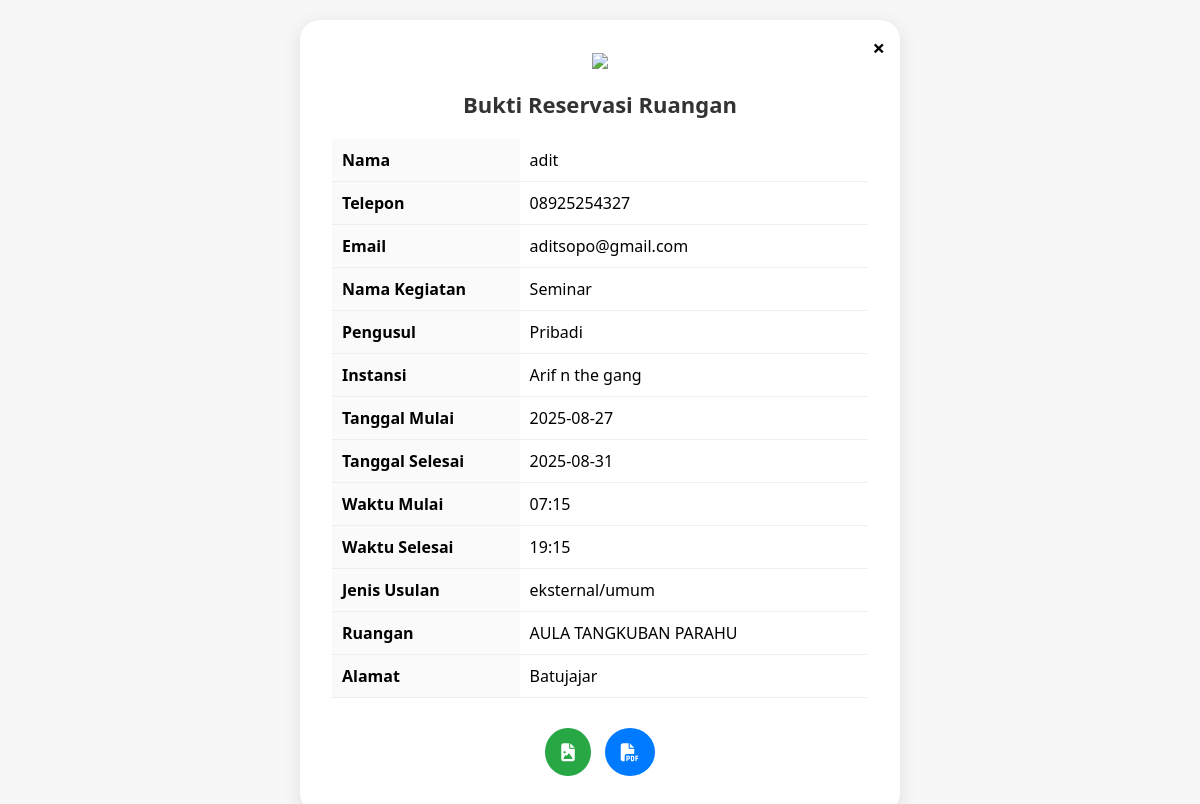
/bukti_reservasi.php?id=79, run on the app's committed database.
### tables this page shows
CREATE TABLE `reservasi` (
  `id` int(11) NOT NULL,
  `Nama` varchar(225) NOT NULL,
  `NoHP` varchar(225) NOT NULL,
  `Email` varchar(225) NOT NULL,
  `NamaKegiatan` varchar(225) NOT NULL,
  `Pengusul` varchar(225) NOT NULL,
  `Namainstansi` varchar(225) NOT NULL,
  `Alamat` varchar(225) NOT NULL,
  `TanggalAwal` varchar(255) NOT NULL,
  `TanggalAkhir` varchar(255) NOT NULL,
  `WaktuAwal` varchar(255) NOT NULL,
  `WaktuAkhir` varchar(255) NOT NULL,
  `JenisUsulan` varchar(225) NOT NULL,
  `Ruangan` varchar(255) DEFAULT NULL,
  `status` enum('pending','proses','disetujui','ditolak') DEFAULT 'pending',
  `lampiran` varchar(255) DEFAULT NULL
);

### bukti_reservasi.php (the view, shortened to what this page needs)
<?php
include 'koneksi.php';
if (isset($_GET['id'])) {
  $id = intval($_GET['id']);
} elseif (isset($_SESSION['reservasi_id'])) {
  $id = $_SESSION['reservasi_id'];
} else {
  header("Location: reservasi.php");
  exit;
}
$query = mysqli_query($koneksi, "SELECT * FROM reservasi WHERE id='$id'");
$data = mysqli_fetch_assoc($query);
?>
<!DOCTYPE html>
<html lang="id">
<head>
  <link rel="stylesheet" href="https://cdnjs.cloudflare.com/ajax/libs/font-awesome/6.5.0/css/all.min.css">
</head>
<body>
  <div class="container">
    <div id="capture" class="card">
      <button class="close-btn no-print" onclick="window.location.href='Dashboard2.php'">×</button>
      <div class="logo"><img src="../ASSET/logo bbpmp baru.png"></div>
      <h2>Bukti Reservasi Ruangan</h2>
      <table>
        <tr>
          <td class="label">Nama</td>
          <td class="value"><?= htmlspecialchars($data['Nama']) ?></td>
        </tr>
        <tr>
          <td class="label">Telepon</td>
          <td class="value"><?= htmlspecialchars($data['NoHP']) ?></td>
        </tr>
        <tr>
          <td class="label">Email</td>
          <td class="value"><?= htmlspecialchars($data['Email']) ?></td>
        </tr>
        <tr>
          <td class="label">Nama Kegiatan</td>
          <td class="value"><?= htmlspecialchars($data['NamaKegiatan']) ?></td>
        </tr>
        <tr>
          <td class="label">Pengusul</td>
          <td class="value"><?= htmlspecialchars($data['Pengusul']) ?></td>
        </tr>
        <tr>
          <td class="label">Instansi</td>
          <td class="value"><?= htmlspecialchars($data['Namainstansi']) ?></td>
        </tr>
        <tr>
          <td class="label">Tanggal Mulai</td>
          <td class="value"><?= htmlspecialchars($data['TanggalAwal']) ?></td>
        </tr>
        <tr>
          <td class="label">Tanggal Selesai</td>
          <td class="value"><?= htmlspecialchars($data['TanggalAkhir']) ?></td>
        </tr>
        <tr>
          <td class="label">Waktu Mulai</td>
          <td class="value"><?= htmlspecialchars($data['WaktuAwal']) ?></td>
        </tr>
        <tr>
          <td class="label">Waktu Selesai</td>
          <td class="value"><?= htmlspecialchars($data['WaktuAkhir']) ?></td>
        </tr>
        <tr>
          <td class="label">Jenis Usulan</td>
          <td class="value"><?= htmlspecialchars($data['JenisUsulan']) ?></td>
        </tr>
        <tr>
          <td class="label">Ruangan</td>
          <td class="value"><?= htmlspecialchars($data['Ruangan']) ?></td>
        </tr>
        <tr>
          <td class="label">Alamat</td>
          <td class="value"><?= htmlspecialchars($data['Alamat']) ?></td>
        </tr>
      </table>
      <center>
        <div class="btns no-print">
          <button class="imgBtn" onclick="downloadIMG()" title="Download IMG"><i class="fas fa-file-image"></i></button>
          <button class="pdfBtn" onclick="downloadPDF()" title="Download PDF"><i class="fas fa-file-pdf"></i></button>
      </center>
    </div>
  </div>
</body>
</html>

### bukti_reservasi.php (style rules this page uses)
* { margin: 0; padding: 0; box-sizing: border-box; font-family: 'Segoe UI', sans-serif; }
body { background: #f7f7f7; min-height: 100vh; display: flex; align-items: center; justify-content: center; padding: 20px; }
.container { width: 100%; max-width: 600px; position: relative; }
.card { background: #ffffff; padding: 2rem; border-radius: 20px; box-shadow: 0 4px 20px rgba(0, 0, 0, 0.1); position: relative; }
.close-btn { position: absolute; top: 12px; right: 15px; font-size: 22px; color: #000; cursor: pointer; border: none; background: none; font-weight: bold; }
.logo { text-align: center; margin-bottom: 15px; }
.logo img { width: 120px; }
h2 { text-align: center; margin-bottom: 20px; font-size: 22px; color: #333; }
table { width: 100%; border-collapse: collapse; margin-top: 10px; }
td { padding: 10px; border-bottom: 1px solid #eee; font-size: 16px; }
td.label { font-weight: bold; width: 35%; background: #fafafa; }
td.value { width: 65%; }
.btns { text-align: center; margin-top: 25px; }
.btns button { padding: 12px 16px; margin: 5px; border: none; border-radius: 50%; cursor: pointer; font-size: 18px; transition: 0.3s; color: #fff; align-items: center; }
.imgBtn { background: #28a745; }
.pdfBtn { background: #007bff; }
.no-print { display: inline-block; }

### data on the page
reservasi: Nama "adit", NoHP "08925254327", Email "aditsopo@gmail.com", NamaKegiatan "Seminar", Pengusul "Pribadi", Namainstansi "Arif n the gang", TanggalAwal "2025-08-27", TanggalAkhir "2025-08-31", WaktuAwal "07:15", WaktuAkhir "19:15", JenisUsulan "eksternal/umum", Ruangan "AULA TANGKUBAN PARAHU", Alamat "Batujajar"
